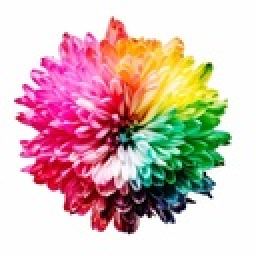
%> input picture ECE4076/Lab 3/ECE4076_Lab3_32194471/sharon.jpg, 128 x 128 px, shrunk from 256 x 256 before the run (shown 2 times larger)
$ octave Lab3_Task2_Alternative.m   (GNU Octave 9; MATLAB toolbox functions it lacks are replaced by stand-ins)
%> lines starting %> are read from the running program, lines starting %| are printed output that depends on the picture
### ECE4076/Lab 3/ECE4076_Lab3_32194471/mykMeans_visualize.m
function [centroids, cluster_idx] = mykMeans_visualize(data, centroids, T)
    % Inputs  - data        : Nx3 matrix (N x d)
    %         - centroids   : kx3 matrix (k x d)
    %         - T           : integer
    % N = number of data points, d = dimension of data, k = number of centroids, T = number of iterations

    % Initialize variables
    N = size(data, 1);
    k = size(centroids, 1);
    cluster_idx = zeros(N, 1);

    % Perform k-means clustering
    for t = 1:T
        % Assign each data point to the closest centroid
        for i = 1:N
            [~, cluster_idx(i)] = min(sum((centroids - data(i, :)).^2, 2));
        end

        % Update centroids
        for j = 1:k
            centroids(j, :) = mean(data(cluster_idx == j, :), 1);
        end

        % Visualize the results at every iteration
        sample_idx = randperm(N, 250);
        visualize(data, cluster_idx, centroids, sample_idx);

        % Add a pause of 1-2 seconds after each iteration
        pause(2);
    end
end

### ECE4076/Lab 3/ECE4076_Lab3_32194471/visualize.m
function visualize(data, cluster_idx, centroids, sample_idx)
    % Inputs  - data        : Nx3 matrix (N x d)
    %         - cluster_idx : Nx1 vector (N,)
    %         - centroids   : kx3 matrix (k x d)
    %         - sample_idx  : 1x250 vector (250,)
    % N = number of data points, d = dimension of data, k = number of centroids

    % Create 3D scatter plot with corresponding colors as the first sub-plot
    figure;
    ax1 = subplot(1, 2, 1);
    view(ax1, 3);
    hold(ax1, 'on');
    colors = hsv(size(centroids, 1));

    for i = 1:length(sample_idx)
        point = data(sample_idx(i), :);
        point_cluster_idx = cluster_idx(sample_idx(i));
        scatter3(ax1, point(1), point(2), point(3), 50, colors(point_cluster_idx, :), 'filled');
    end

    % Plot centroids with black 'x' markers
    scatter3(ax1, centroids(:, 1), centroids(:, 2), centroids(:, 3), 100, 'black', 'x', 'LineWidth', 1.5);
    grid(ax1, 'on');
    title(ax1, '3D Scatter Plot of Data Points and Centroids');

    % Create visualization of the clustered image as the second sub-plot
    ax2 = subplot(1, 2, 2);
    img_height = max(data(:, 2)) - min(data(:, 2)) + 1;
    img_width = max(data(:, 1)) - min(data(:, 1)) + 1;
    clustered_img = zeros(img_height, img_width, 3);

    for i = 1:size(data, 1)
        x = data(i, 1) - min(data(:, 1)) + 1;
        y = data(i, 2) - min(data(:, 2)) + 1;
        clustered_img(y, x, :) = colors(cluster_idx(i), :);
    end

    imshow(clustered_img, 'Parent', ax2);
    title(ax2, 'Clustered Image');
end

### ECE4076/Lab 3/ECE4076_Lab3_32194471/Lab3_Task2_Alternative.m

% Lab3 Task 2 Alternative, Tan Jin Chun

clearvars -except img k;
close all; clc;

% Specify a random seed (will determine the random initialization)
rng(17);

% Load the image
image_file = 'sharon.jpg'; % Replace with your image path
img = imread(image_file);
%> img is the input picture: size 128x128x3 uint8; mean R, G, B 214.6, 186.7, 182.8

% Convert the image to grayscale (if it's a color image)
if size(img, 3) == 3
    img = rgb2gray(img);
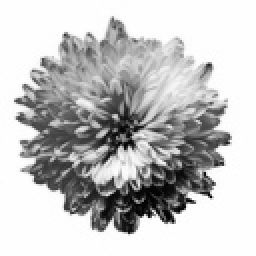
%> img: size 128x128 uint8 (shown 2 times larger); min 1, max 255, mean 194.6
end

% Extract the pixel coordinates (x, y) and intensity values (I)
[X, Y] = meshgrid(1:size(img, 2), 1:size(img, 1));
intensity = double(img(:));
x_coords = X(:);
y_coords = Y(:);

% Normalize the intensity values to a range between 0 and 1
intensity = intensity - min(intensity);
intensity = intensity / max(intensity);

% Ensure that x_coords, y_coords, and intensity have the same dimensions
x_coords = x_coords(:);
y_coords = y_coords(:);
intensity = intensity(:);

% Form the datapoints by combining the pixel coordinates and intensity values
data_points = [x_coords, y_coords, intensity];

% Number of centroids (clusters) and iterations
k = 2;
T = 10;

% Initialize centroids randomly
min_vals = min(data_points);
%> min_vals = [1 1 0]
max_vals = max(data_points);
%> max_vals = [128 128 1]
centroids = (max_vals - min_vals) .* rand(k, 3) + min_vals;

% Run the mykMeans_visualize function
[updated_centroids, cluster_idx] = mykMeans_visualize(data_points, centroids, T);
%> (the run ends here)
